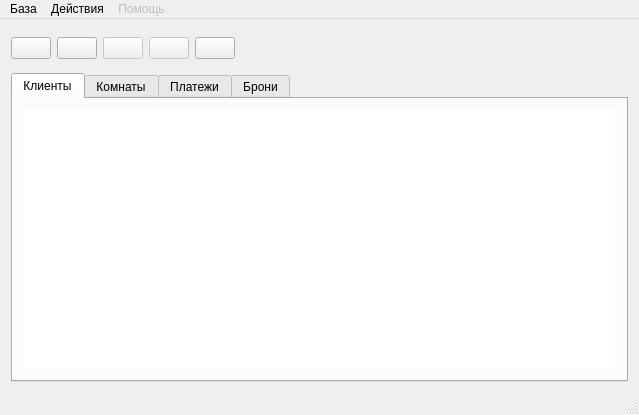
<?xml version="1.0" encoding="UTF-8"?>
<ui version="4.0">
 <class>MainWindow</class>
 <widget class="QMainWindow" name="MainWindow">
  <property name="geometry">
   <rect>
    <x>0</x>
    <y>0</y>
    <width>639</width>
    <height>415</height>
   </rect>
  </property>
  <property name="windowTitle">
   <string>MainWindow</string>
  </property>
  <property name="windowIcon">
   <iconset resource="hotel.qrc">
    <normaloff>:/images/smiley.png</normaloff>:/images/smiley.png</iconset>
  </property>
  <widget class="QWidget" name="centralWidget">
   <layout class="QGridLayout" name="gridLayout">
    <item row="0" column="0">
     <widget class="QPushButton" name="new_client">
      <property name="text">
       <string/>
      </property>
      <property name="icon">
       <iconset resource="hotel.qrc">
        <normaloff>:/images/list-add.png</normaloff>:/images/list-add.png</iconset>
      </property>
      <property name="iconSize">
       <size>
        <width>32</width>
        <height>32</height>
       </size>
      </property>
     </widget>
    </item>
    <item row="0" column="1">
     <widget class="QPushButton" name="del_client">
      <property name="toolTip">
       <string>Выписать клиента</string>
      </property>
      <property name="text">
       <string/>
      </property>
      <property name="icon">
       <iconset resource="hotel.qrc">
        <normaloff>:/images/list-remove.png</normaloff>:/images/list-remove.png</iconset>
      </property>
      <property name="iconSize">
       <size>
        <width>32</width>
        <height>32</height>
       </size>
      </property>
     </widget>
    </item>
    <item row="0" column="2">
     <widget class="QPushButton" name="search">
      <property name="enabled">
       <bool>false</bool>
      </property>
      <property name="toolTip">
       <string>Поиск по свободным номерам и клиентам</string>
      </property>
      <property name="text">
       <string/>
      </property>
      <property name="icon">
       <iconset resource="hotel.qrc">
        <normaloff>:/images/edit-find.png</normaloff>:/images/edit-find.png</iconset>
      </property>
      <property name="iconSize">
       <size>
        <width>32</width>
        <height>32</height>
       </size>
      </property>
     </widget>
    </item>
    <item row="0" column="3">
     <widget class="QPushButton" name="book">
      <property name="enabled">
       <bool>false</bool>
      </property>
      <property name="toolTip">
       <string>Бронирование</string>
      </property>
      <property name="text">
       <string/>
      </property>
      <property name="icon">
       <iconset resource="hotel.qrc">
        <normaloff>:/images/filenew.png</normaloff>:/images/filenew.png</iconset>
      </property>
      <property name="iconSize">
       <size>
        <width>32</width>
        <height>32</height>
       </size>
      </property>
     </widget>
    </item>
    <item row="0" column="4">
     <widget class="QPushButton" name="serv_finder">
      <property name="toolTip">
       <string>Заказы на сервисы</string>
      </property>
      <property name="text">
       <string/>
      </property>
      <property name="icon">
       <iconset resource="hotel.qrc">
        <normaloff>:/images/fileopen.png</normaloff>:/images/fileopen.png</iconset>
      </property>
      <property name="iconSize">
       <size>
        <width>32</width>
        <height>32</height>
       </size>
      </property>
     </widget>
    </item>
    <item row="0" column="5">
     <spacer name="horizontalSpacer">
      <property name="orientation">
       <enum>Qt::Horizontal</enum>
      </property>
      <property name="sizeHint" stdset="0">
       <size>
        <width>368</width>
        <height>37</height>
       </size>
      </property>
     </spacer>
    </item>
    <item row="1" column="0" colspan="6">
     <widget class="QTabWidget" name="tabWidget">
      <property name="currentIndex">
       <number>0</number>
      </property>
      <widget class="QWidget" name="tab">
       <attribute name="title">
        <string>Клиенты</string>
       </attribute>
       <layout class="QGridLayout" name="gridLayout_2">
        <item row="0" column="0">
         <widget class="QTableView" name="tableView_client">
          <property name="sizePolicy">
           <sizepolicy hsizetype="Expanding" vsizetype="Expanding">
            <horstretch>0</horstretch>
            <verstretch>0</verstretch>
           </sizepolicy>
          </property>
          <property name="frameShape">
           <enum>QFrame::NoFrame</enum>
          </property>
         </widget>
        </item>
       </layout>
      </widget>
      <widget class="QWidget" name="tab_2">
       <attribute name="title">
        <string>Комнаты</string>
       </attribute>
       <layout class="QGridLayout" name="gridLayout_3">
        <item row="0" column="0">
         <widget class="QTableView" name="tableView_room">
          <property name="frameShape">
           <enum>QFrame::NoFrame</enum>
          </property>
         </widget>
        </item>
       </layout>
      </widget>
      <widget class="QWidget" name="tab_3">
       <attribute name="title">
        <string>Платежи</string>
       </attribute>
       <layout class="QGridLayout" name="gridLayout_4">
        <item row="0" column="0">
         <widget class="QTableView" name="tableView_payments">
          <property name="frameShape">
           <enum>QFrame::NoFrame</enum>
          </property>
         </widget>
        </item>
       </layout>
      </widget>
      <widget class="QWidget" name="tab_4">
       <attribute name="title">
        <string>Брони</string>
       </attribute>
       <layout class="QGridLayout" name="gridLayout_5">
        <item row="0" column="0">
         <widget class="QTableView" name="tableView_book">
          <property name="frameShape">
           <enum>QFrame::NoFrame</enum>
          </property>
         </widget>
        </item>
       </layout>
      </widget>
     </widget>
    </item>
   </layout>
  </widget>
  <widget class="QMenuBar" name="menuBar">
   <property name="geometry">
    <rect>
     <x>0</x>
     <y>0</y>
     <width>639</width>
     <height>21</height>
    </rect>
   </property>
   <widget class="QMenu" name="menu">
    <property name="title">
     <string>База</string>
    </property>
    <addaction name="action"/>
    <addaction name="action_8"/>
    <addaction name="action_11"/>
    <addaction name="action_3"/>
    <addaction name="action_2"/>
    <addaction name="separator"/>
    <addaction name="action_9"/>
    <addaction name="separator"/>
    <addaction name="action_12"/>
   </widget>
   <widget class="QMenu" name="menu_2">
    <property name="title">
     <string>Действия</string>
    </property>
    <addaction name="action_5"/>
    <addaction name="action_6"/>
    <addaction name="action_7"/>
   </widget>
   <widget class="QMenu" name="menu_3">
    <property name="enabled">
     <bool>false</bool>
    </property>
    <property name="title">
     <string>Помощь</string>
    </property>
   </widget>
   <addaction name="menu"/>
   <addaction name="menu_2"/>
   <addaction name="menu_3"/>
  </widget>
  <widget class="QStatusBar" name="statusBar"/>
  <action name="action">
   <property name="enabled">
    <bool>true</bool>
   </property>
   <property name="text">
    <string>Клиентов</string>
   </property>
  </action>
  <action name="action_2">
   <property name="enabled">
    <bool>false</bool>
   </property>
   <property name="text">
    <string>Персонала</string>
   </property>
  </action>
  <action name="action_3">
   <property name="enabled">
    <bool>true</bool>
   </property>
   <property name="text">
    <string>Броней</string>
   </property>
  </action>
  <action name="action_5">
   <property name="text">
    <string>Регистрация нового клиента</string>
   </property>
   <property name="shortcut">
    <string>Ctrl+N</string>
   </property>
  </action>
  <action name="action_6">
   <property name="text">
    <string>Заявка на доп.услуги</string>
   </property>
   <property name="shortcut">
    <string>Ctrl+M</string>
   </property>
  </action>
  <action name="action_7">
   <property name="text">
    <string>Выписка</string>
   </property>
   <property name="shortcut">
    <string>Ctrl+L</string>
   </property>
  </action>
  <action name="action_9">
   <property name="text">
    <string>Переподключиться к базе</string>
   </property>
  </action>
  <action name="action_12">
   <property name="text">
    <string>Выход</string>
   </property>
  </action>
  <action name="action_8">
   <property name="text">
    <string>Комнат</string>
   </property>
  </action>
  <action name="action_11">
   <property name="text">
    <string>Платежей</string>
   </property>
  </action>
 </widget>
 <layoutdefault spacing="6" margin="11"/>
 <resources>
  <include location="hotel.qrc"/>
 </resources>
 <connections>
  <connection>
   <sender>action_5</sender>
   <signal>triggered()</signal>
   <receiver>new_client</receiver>
   <slot>click()</slot>
   <hints>
    <hint type="sourcelabel">
     <x>-1</x>
     <y>-1</y>
    </hint>
    <hint type="destinationlabel">
     <x>30</x>
     <y>51</y>
    </hint>
   </hints>
  </connection>
  <connection>
   <sender>action_7</sender>
   <signal>triggered()</signal>
   <receiver>del_client</receiver>
   <slot>click()</slot>
   <hints>
    <hint type="sourcelabel">
     <x>-1</x>
     <y>-1</y>
    </hint>
    <hint type="destinationlabel">
     <x>80</x>
     <y>51</y>
    </hint>
   </hints>
  </connection>
  <connection>
   <sender>action_6</sender>
   <signal>triggered()</signal>
   <receiver>serv_finder</receiver>
   <slot>click()</slot>
   <hints>
    <hint type="sourcelabel">
     <x>-1</x>
     <y>-1</y>
    </hint>
    <hint type="destinationlabel">
     <x>230</x>
     <y>51</y>
    </hint>
   </hints>
  </connection>
  <connection>
   <sender>action_12</sender>
   <signal>triggered()</signal>
   <receiver>MainWindow</receiver>
   <slot>close()</slot>
   <hints>
    <hint type="sourcelabel">
     <x>-1</x>
     <y>-1</y>
    </hint>
    <hint type="destinationlabel">
     <x>319</x>
     <y>207</y>
    </hint>
   </hints>
  </connection>
 </connections>
</ui>
